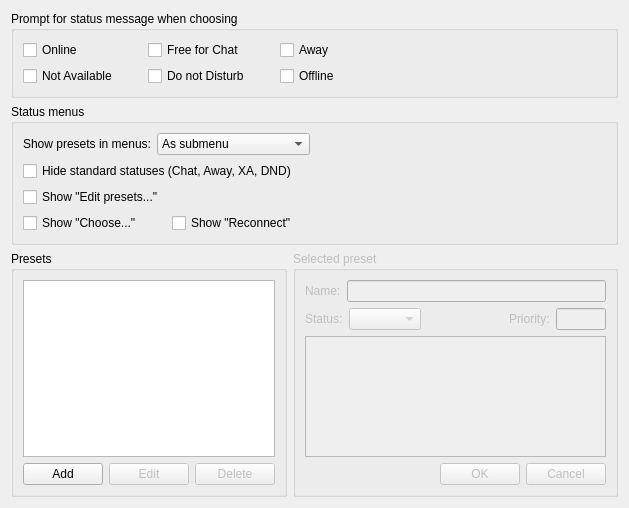
<?xml version="1.0" encoding="UTF-8"?>
<ui version="4.0">
 <class>OptStatusGeneral</class>
 <widget class="QWidget" name="OptStatusGeneral">
  <property name="geometry">
   <rect>
    <x>0</x>
    <y>0</y>
    <width>629</width>
    <height>508</height>
   </rect>
  </property>
  <property name="windowTitle">
   <string>Form</string>
  </property>
  <layout class="QVBoxLayout" name="verticalLayout_4">
   <item>
    <widget class="QGroupBox" name="gbPrompts">
     <property name="sizePolicy">
      <sizepolicy hsizetype="Minimum" vsizetype="Minimum">
       <horstretch>0</horstretch>
       <verstretch>0</verstretch>
      </sizepolicy>
     </property>
     <property name="maximumSize">
      <size>
       <width>16777215</width>
       <height>16777215</height>
      </size>
     </property>
     <property name="title">
      <string>Prompt for status message when choosing</string>
     </property>
     <layout class="QHBoxLayout" name="horizontalLayout_5">
      <item>
       <layout class="QGridLayout" name="gridLayout">
        <property name="horizontalSpacing">
         <number>30</number>
        </property>
        <item row="0" column="0">
         <widget class="QCheckBox" name="ck_askOnline">
          <property name="text">
           <string>Online</string>
          </property>
         </widget>
        </item>
        <item row="0" column="1">
         <widget class="QCheckBox" name="ck_askChat">
          <property name="text">
           <string>Free for Chat</string>
          </property>
         </widget>
        </item>
        <item row="0" column="2">
         <widget class="QCheckBox" name="ck_askAway">
          <property name="text">
           <string>Away</string>
          </property>
         </widget>
        </item>
        <item row="1" column="0">
         <widget class="QCheckBox" name="ck_askXa">
          <property name="text">
           <string>Not Available</string>
          </property>
         </widget>
        </item>
        <item row="1" column="1">
         <widget class="QCheckBox" name="ck_askDnd">
          <property name="text">
           <string>Do not Disturb</string>
          </property>
         </widget>
        </item>
        <item row="1" column="2">
         <widget class="QCheckBox" name="ck_askOffline">
          <property name="text">
           <string>Offline</string>
          </property>
         </widget>
        </item>
       </layout>
      </item>
      <item>
       <spacer name="horizontalSpacer_4">
        <property name="orientation">
         <enum>Qt::Horizontal</enum>
        </property>
        <property name="sizeHint" stdset="0">
         <size>
          <width>40</width>
          <height>20</height>
         </size>
        </property>
       </spacer>
      </item>
     </layout>
    </widget>
   </item>
   <item>
    <widget class="QGroupBox" name="gbStatusMenus">
     <property name="title">
      <string>Status menus</string>
     </property>
     <layout class="QVBoxLayout" name="verticalLayout_2">
      <item>
       <layout class="QHBoxLayout" name="horizontalLayout_2" stretch="0,0,0">
        <item>
         <widget class="QLabel" name="label_4">
          <property name="sizePolicy">
           <sizepolicy hsizetype="Fixed" vsizetype="Fixed">
            <horstretch>0</horstretch>
            <verstretch>0</verstretch>
           </sizepolicy>
          </property>
          <property name="text">
           <string>Show presets in menus:</string>
          </property>
          <property name="alignment">
           <set>Qt::AlignRight|Qt::AlignTrailing|Qt::AlignVCenter</set>
          </property>
         </widget>
        </item>
        <item>
         <widget class="QComboBox" name="cb_presetsMenus">
          <property name="enabled">
           <bool>true</bool>
          </property>
          <property name="sizePolicy">
           <sizepolicy hsizetype="Preferred" vsizetype="Fixed">
            <horstretch>0</horstretch>
            <verstretch>0</verstretch>
           </sizepolicy>
          </property>
          <property name="minimumSize">
           <size>
            <width>40</width>
            <height>0</height>
           </size>
          </property>
          <item>
           <property name="text">
            <string>As submenu</string>
           </property>
          </item>
          <item>
           <property name="text">
            <string>With standard statuses</string>
           </property>
          </item>
          <item>
           <property name="text">
            <string>No</string>
           </property>
          </item>
         </widget>
        </item>
        <item>
         <spacer name="horizontalSpacer_2">
          <property name="orientation">
           <enum>Qt::Horizontal</enum>
          </property>
          <property name="sizeHint" stdset="0">
           <size>
            <width>40</width>
            <height>20</height>
           </size>
          </property>
         </spacer>
        </item>
       </layout>
      </item>
      <item>
       <widget class="QCheckBox" name="ck_onlyOnOff">
        <property name="toolTip">
         <string>Hide Free for Chat, Away, Not Available and Do not Disturb</string>
        </property>
        <property name="text">
         <string>Hide standard statuses (Chat, Away, XA, DND)</string>
        </property>
       </widget>
      </item>
      <item>
       <layout class="QHBoxLayout" name="horizontalLayout_6">
        <property name="topMargin">
         <number>0</number>
        </property>
        <item>
         <widget class="QCheckBox" name="ck_showEditPresets">
          <property name="text">
           <string>Show &quot;Edit presets...&quot;</string>
          </property>
         </widget>
        </item>
        <item>
         <spacer name="horizontalSpacer_3">
          <property name="orientation">
           <enum>Qt::Horizontal</enum>
          </property>
          <property name="sizeHint" stdset="0">
           <size>
            <width>40</width>
            <height>20</height>
           </size>
          </property>
         </spacer>
        </item>
       </layout>
      </item>
      <item>
       <layout class="QHBoxLayout" name="horizontalLayout">
        <property name="spacing">
         <number>30</number>
        </property>
        <item>
         <widget class="QCheckBox" name="ck_showChoose">
          <property name="text">
           <string>Show &quot;Choose...&quot;</string>
          </property>
         </widget>
        </item>
        <item>
         <widget class="QCheckBox" name="ck_showReconnect">
          <property name="text">
           <string>Show &quot;Reconnect&quot;</string>
          </property>
         </widget>
        </item>
        <item>
         <spacer name="horizontalSpacer">
          <property name="orientation">
           <enum>Qt::Horizontal</enum>
          </property>
          <property name="sizeHint" stdset="0">
           <size>
            <width>40</width>
            <height>20</height>
           </size>
          </property>
         </spacer>
        </item>
       </layout>
      </item>
     </layout>
    </widget>
   </item>
   <item>
    <layout class="QHBoxLayout" name="horizontalLayout_3">
     <item>
      <widget class="QGroupBox" name="gbPresets">
       <property name="title">
        <string>Presets</string>
       </property>
       <layout class="QVBoxLayout" name="verticalLayout">
        <item>
         <widget class="QListWidget" name="lw_presets">
          <property name="sizePolicy">
           <sizepolicy hsizetype="Preferred" vsizetype="Expanding">
            <horstretch>0</horstretch>
            <verstretch>0</verstretch>
           </sizepolicy>
          </property>
          <property name="contextMenuPolicy">
           <enum>Qt::CustomContextMenu</enum>
          </property>
          <property name="dragEnabled">
           <bool>true</bool>
          </property>
          <property name="dragDropMode">
           <enum>QAbstractItemView::InternalMove</enum>
          </property>
         </widget>
        </item>
        <item>
         <layout class="QHBoxLayout" name="_2">
          <property name="spacing">
           <number>6</number>
          </property>
          <property name="margin">
           <number>0</number>
          </property>
          <item>
           <widget class="QPushButton" name="pb_spNew">
            <property name="text">
             <string>Add</string>
            </property>
           </widget>
          </item>
          <item>
           <widget class="QPushButton" name="pb_spEdit">
            <property name="enabled">
             <bool>false</bool>
            </property>
            <property name="text">
             <string>Edit</string>
            </property>
           </widget>
          </item>
          <item>
           <widget class="QPushButton" name="pb_spDelete">
            <property name="enabled">
             <bool>false</bool>
            </property>
            <property name="text">
             <string>Delete</string>
            </property>
           </widget>
          </item>
         </layout>
        </item>
       </layout>
      </widget>
     </item>
     <item>
      <widget class="QGroupBox" name="gbSelectedPreset">
       <property name="enabled">
        <bool>false</bool>
       </property>
       <property name="title">
        <string>Selected preset</string>
       </property>
       <layout class="QVBoxLayout" name="verticalLayout_3">
        <item>
         <layout class="QHBoxLayout" name="horizontalLayout_4">
          <item>
           <widget class="QLabel" name="label_3">
            <property name="text">
             <string>Name:</string>
            </property>
           </widget>
          </item>
          <item>
           <widget class="QLineEdit" name="le_spName"/>
          </item>
         </layout>
        </item>
        <item>
         <layout class="QHBoxLayout" name="_3">
          <property name="spacing">
           <number>6</number>
          </property>
          <property name="margin">
           <number>0</number>
          </property>
          <item>
           <widget class="QLabel" name="label_2">
            <property name="text">
             <string>Status:</string>
            </property>
           </widget>
          </item>
          <item>
           <widget class="StatusComboBox" name="cb_sp_status"/>
          </item>
          <item>
           <spacer>
            <property name="orientation">
             <enum>Qt::Horizontal</enum>
            </property>
            <property name="sizeHint" stdset="0">
             <size>
              <width>97</width>
              <height>20</height>
             </size>
            </property>
           </spacer>
          </item>
          <item>
           <widget class="QLabel" name="label">
            <property name="text">
             <string>Priority:</string>
            </property>
           </widget>
          </item>
          <item>
           <widget class="QLineEdit" name="le_sp_priority">
            <property name="minimumSize">
             <size>
              <width>50</width>
              <height>0</height>
             </size>
            </property>
            <property name="maximumSize">
             <size>
              <width>50</width>
              <height>16777215</height>
             </size>
            </property>
           </widget>
          </item>
         </layout>
        </item>
        <item>
         <widget class="QTextEdit" name="te_sp">
          <property name="sizePolicy">
           <sizepolicy hsizetype="Expanding" vsizetype="Expanding">
            <horstretch>0</horstretch>
            <verstretch>0</verstretch>
           </sizepolicy>
          </property>
          <property name="maximumSize">
           <size>
            <width>32767</width>
            <height>32767</height>
           </size>
          </property>
          <property name="tabChangesFocus">
           <bool>true</bool>
          </property>
          <property name="html">
           <string>&lt;!DOCTYPE HTML PUBLIC &quot;-//W3C//DTD HTML 4.0//EN&quot; &quot;http://www.w3.org/TR/REC-html40/strict.dtd&quot;&gt;
&lt;html&gt;&lt;head&gt;&lt;meta name=&quot;qrichtext&quot; content=&quot;1&quot; /&gt;&lt;style type=&quot;text/css&quot;&gt;
p, li { white-space: pre-wrap; }
&lt;/style&gt;&lt;/head&gt;&lt;body style=&quot; font-family:'Sans'; font-size:10pt; font-weight:400; font-style:normal;&quot;&gt;
&lt;p style=&quot;-qt-paragraph-type:empty; margin-top:0px; margin-bottom:0px; margin-left:0px; margin-right:0px; -qt-block-indent:0; text-indent:0px;&quot;&gt;&lt;/p&gt;&lt;/body&gt;&lt;/html&gt;</string>
          </property>
         </widget>
        </item>
        <item>
         <widget class="QDialogButtonBox" name="bb_selPreset">
          <property name="standardButtons">
           <set>QDialogButtonBox::Cancel|QDialogButtonBox::Ok</set>
          </property>
          <property name="centerButtons">
           <bool>false</bool>
          </property>
         </widget>
        </item>
       </layout>
      </widget>
     </item>
    </layout>
   </item>
  </layout>
 </widget>
 <customwidgets>
  <customwidget>
   <class>StatusComboBox</class>
   <extends>QComboBox</extends>
   <header>statuscombobox.h</header>
  </customwidget>
 </customwidgets>
 <resources/>
 <connections/>
</ui>
